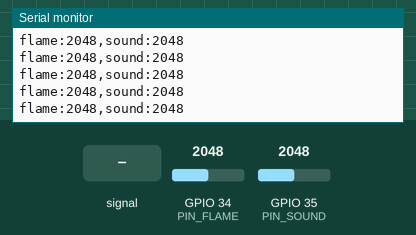
Recording of a sketch running on a simulated ESP32. Parts: the last lines printed to the serial monitor. The inputs (shaded band) are chosen by the test bench; at power-on: GPIO 34 (PIN_FLAME) = 2048, GPIO 35 (PIN_SOUND) = 2048.

Above: at 1.2 s.
1.3 s: GPIO 35 (PIN_SOUND) fed a 200 Hz sine of ±327 counts around its level
At 1.4 s:
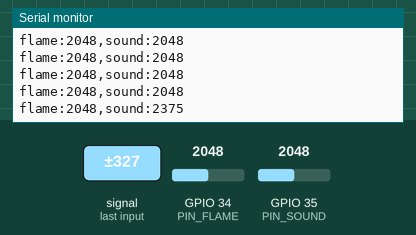
2.8 s: GPIO 34 (PIN_FLAME) set to 2866
At 2.85 s:
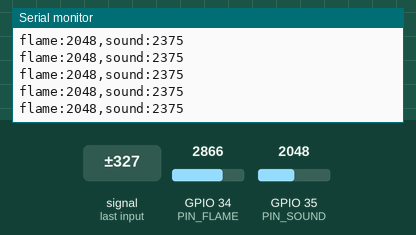
4.3 s: GPIO 35 (PIN_SOUND) set to 2866
At 4.3 s:
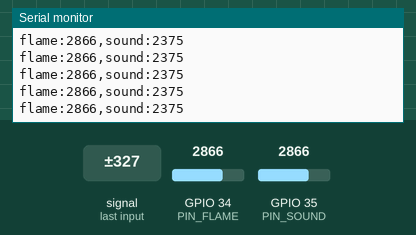
5.8 s: GPIO 35 (PIN_SOUND) fed a 1000 Hz sine of ±1023 counts around its level
At 5.9 s:
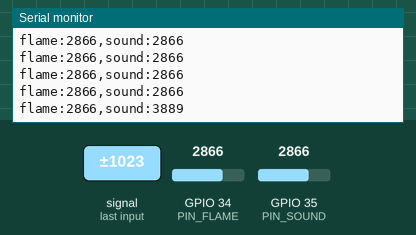
7.3 s: GPIO 34 (PIN_FLAME) set to 3603
At 7.35 s:
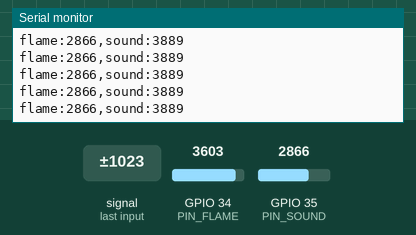
8.8 s: GPIO 35 (PIN_SOUND) set to 3603
At 8.81 s:
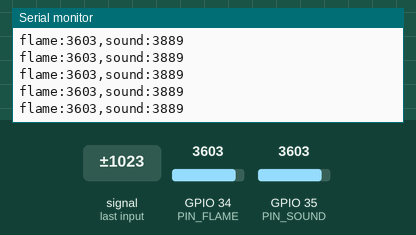
Timing chart, 0 to 11.3 s (numbered marks = the images above; inputs shaded):
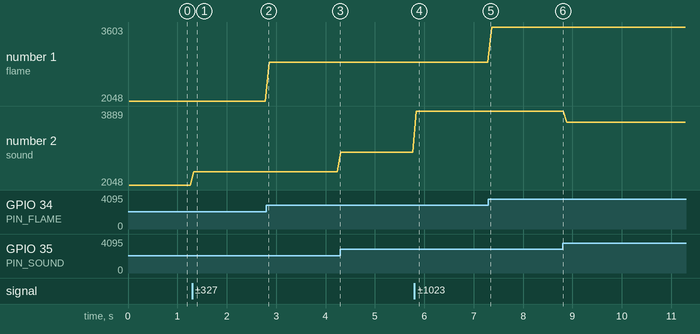

Measured:
- after the input at 1.3 s, the serial monitor: prints a new line at once (image 1)
- after the input at 5.8 s, the serial monitor: prints a new line at once (image 4)
- plotted number 1: 2048 → 2866 after the input at 2.8 s, 2866 → 3603 after the input at 7.3 s
- plotted number 2: 2048 → 2375 after the input at 1.3 s, 2866 → 3889 after the input at 5.8 s

The sketch:

flame_sound.ino
```cpp
const int PIN_FLAME = 34, PIN_SOUND = 35;

void setup() { Serial.begin(115200); }

void loop() {
    int flame = analogRead(PIN_FLAME);
    int sound_max = 0;
    for (int i = 0; i < 200; i++) {            // 소리는 빠르게 흔들리므로 최대값을 본다
        int v = analogRead(PIN_SOUND);
        if (v > sound_max) sound_max = v;
    }
    Serial.printf("flame:%d,sound:%d\n", flame, sound_max);
    delay(50);
}
```
